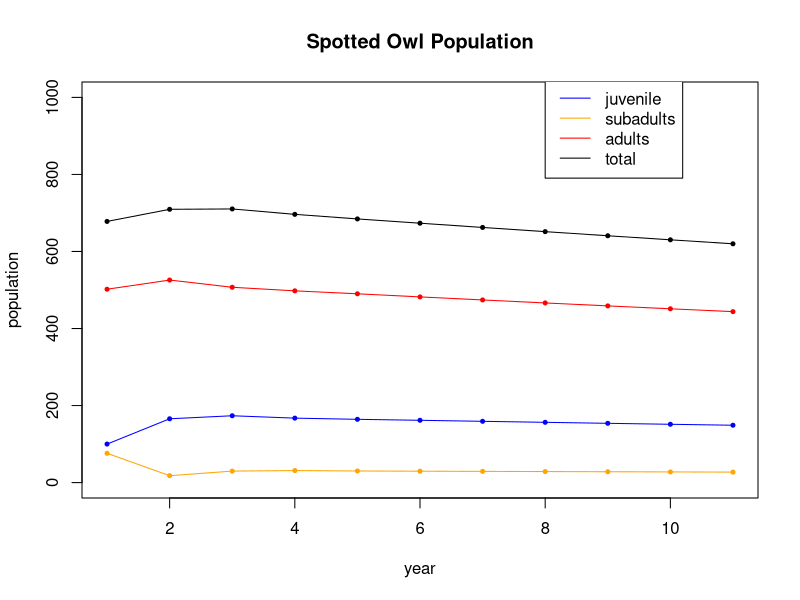

The R script that drew this image:
## ---- chunk 1
(A = cbind(c(0,0.18,0),c(0,0,.71),c(0.33,0,0.94)))
(x0 = c(100,76,502))
## ---- chunk 2
(x1 = A%*%x0)
(x2 = A%*%A%*%x0)
(x3 = A%*%A%*%A%*%x0)
(x4 = A%*%x3)
## ---- chunk 3
v = x0
for (i in 1:100) {
  v = A %*% v
  }
v
## ---- chunk 4
N = 10  # number of columns/years/repetitions
X = matrix(0,nrow=nrow(A),ncol=N+1) # creating matrix
X[,1] = x0 # establishing the initial population
for (i in 2:(N+1)) {  # repeating the process from the second iteration on
  X[,i] = A %*% X[,i-1] # replacing the column in the matrix with the result
}
X # displaying the matrix
## ---- chunk 5
tot = X[1,] + X[2,] + X[3,]
t = seq(1,N+1)
plot(t,X[1,],type='l',col='blue',ylim=c(0,1000),ylab="population",xlab="year",main="Spotted Owl Population")
points(t,X[1,],col='blue',pch=20,cex=.8)
lines(t,X[2,],col='orange')
points(t,X[2,],col='orange',pch=20,cex=.8)
lines(t,X[3,],col='red')
points(t,X[3,],col='red',pch=20,cex=.8)
points(t,tot,col='black',pch=20,cex=.8)
lines(t,tot,col='black')
legend(8, 1050, legend=c("juvenile", "subadults", "adults","total"), col=c('blue','orange','red','black'), lty=1)
